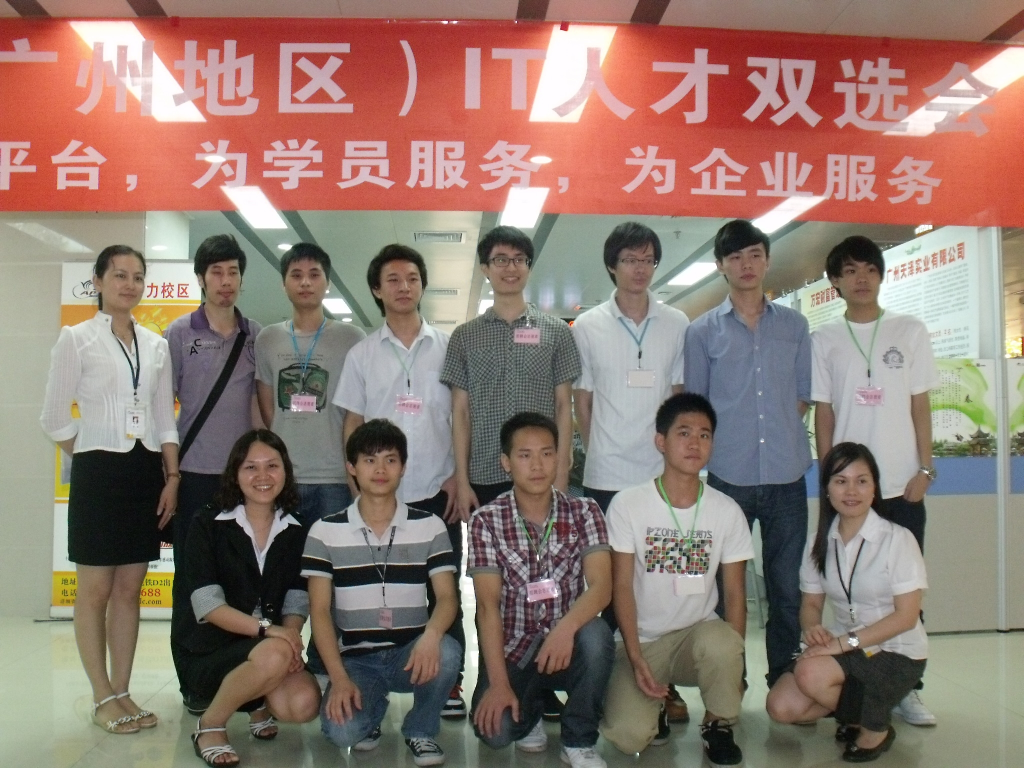
//> input picture 20131105808邢彦青/3.JPG, 2048 x 1536 px (shown at 1/2 size)
$ ./20131105808邢彦青   (built with g++ and OpenCV 4)
//> lines starting //> are read from the running program, lines starting //| are printed output that depends on the picture; after the words box and inside, x2 and y2 are one past the last pixel; in counts of white or black regions, pixels touching at a corner belong together
#include <opencv2\core\core.hpp>
#include <opencv2\imgproc\imgproc.hpp>
#include <opencv2\highgui\highgui.hpp>
#include <opencv2/objdetect/objdetect.hpp>
#include <iostream>
using namespace cv;

void detectAndDisplay(Mat picture);
String pCascadeFrontal = "haarcascade_frontalface_alt.xml";
CascadeClassifier face_cascade;
string window_name = "吃可爱长大的姑娘！";

int main(void)
{
	if (!face_cascade.load(pCascadeFrontal))
	{
		printf("--(!)Error loading\n");
		return -1;
	};
	IplImage* img = cvLoadImage("3.jpg", CV_LOAD_IMAGE_COLOR);
//> img is the input picture: 1536 rows x 2048 cols, CV_8UC3; mean B, G, R 112.2, 121.8, 144.1
	Mat picture(img);
	if (!picture.empty())
	{
		detectAndDisplay(picture);
	}
	else
	{
		printf("--(!)Error!\n");
	}
	waitKey(0);
	cvDestroyWindow(window_name.c_str());
	cvReleaseImage(&img);
	return 0;
}
void detectAndDisplay(Mat picture)
{
	std::vector<Rect> faces;
	Mat picture_gray;
	cvtColor(picture, picture_gray, CV_BGR2GRAY);
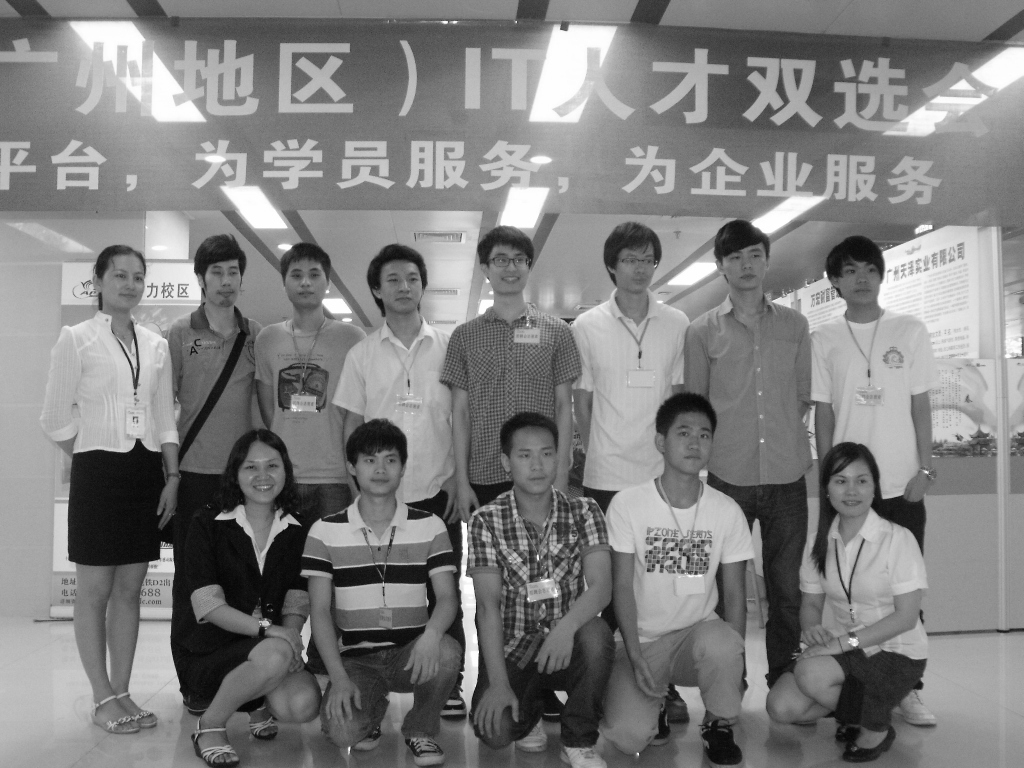
//> picture_gray: 1536 rows x 2048 cols, CV_8UC1 (shown at 1/2 size); min 0, max 255, mean 127.4
	double t = (double)cvGetTickCount();
	face_cascade.detectMultiScale(picture_gray, faces, 1.1, 2, 0 | CV_HAAR_SCALE_IMAGE, Size(100, 100));
//> faces = 13 Rects (x, y, width, height), first 8: [966, 477, 109, 109], [1439, 475, 104, 104], [1225, 482, 104, 104], [1668, 502, 106, 106], [395, 503, 109, 109], [556, 507, 110, 110], [202, 510, 109, 109], [749, 514, 116, 116]
	t = (double)cvGetTickCount() - t;
	printf("%g ms\n", t / ((double)cvGetTickFrequency()*1000.0));
	for (size_t i = 0; i < faces.size(); i++)
	{
		Point center(faces[i].x + faces[i].width / 2, faces[i].y + faces[i].height / 2);
		printf("Found a face at (%d, %d)\n", center.x, center.y);
		ellipse(picture, center, Size(faces[i].width / 2, faces[i].height / 2), 0, 0, 360, Scalar(0, 225, 255),5, 2, 0);
	}
//> this loop made 13 passes
//> center on passes 1 to 12: Point(1020, 531), Point(1491, 527), Point(1277, 534), Point(1721, 555), Point(449, 557), Point(611, 562), Point(256, 564), Point(807, 572), Point(1385, 881), Point(1072, 922), Point(761, 935), Point(523, 948)
//| Found a face at (1020, 531)
//| Found a face at (1491, 527)
//| Found a face at (1277, 534)
//| Found a face at (1721, 555)
//| Found a face at (449, 557)
//| Found a face at (611, 562)
//| Found a face at (256, 564)
//| Found a face at (807, 572)
//> (output is shown up to pass 8 of 13)
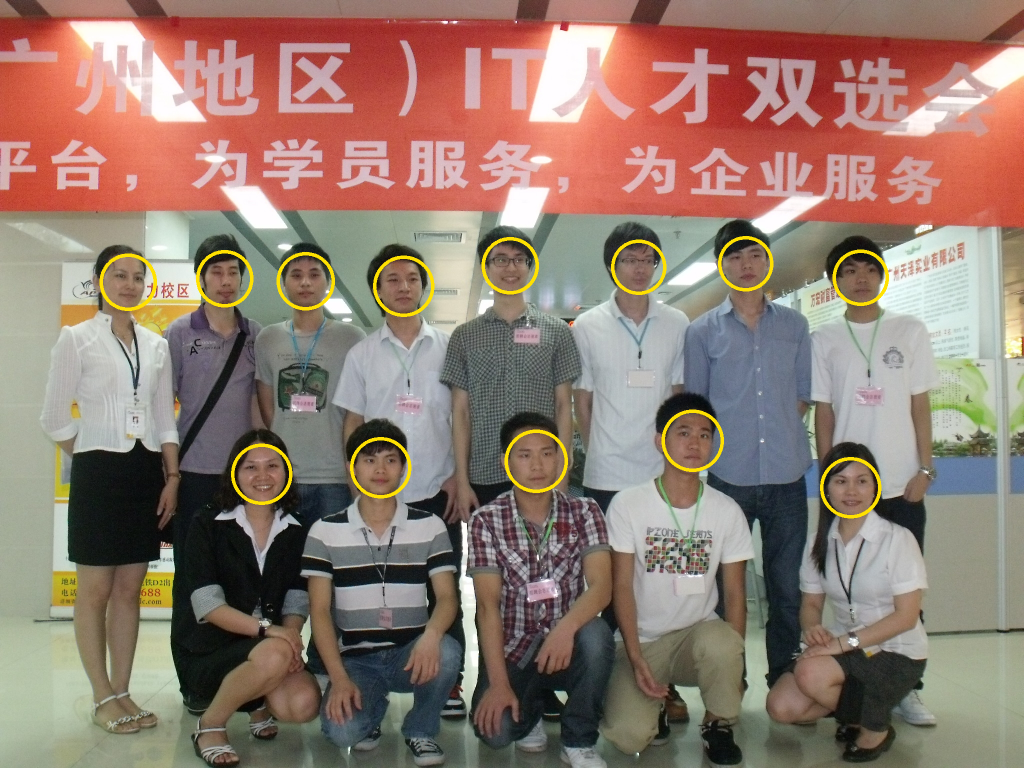
//> picture: 1536 rows x 2048 cols, CV_8UC3 (shown at 1/2 size); 1.01% of pixels changed, all inside (x1, y1, x2, y2) = (199, 472, 1778, 1037)
	resize(picture,picture,Size(650,500),0,0,CV_INTER_LINEAR);
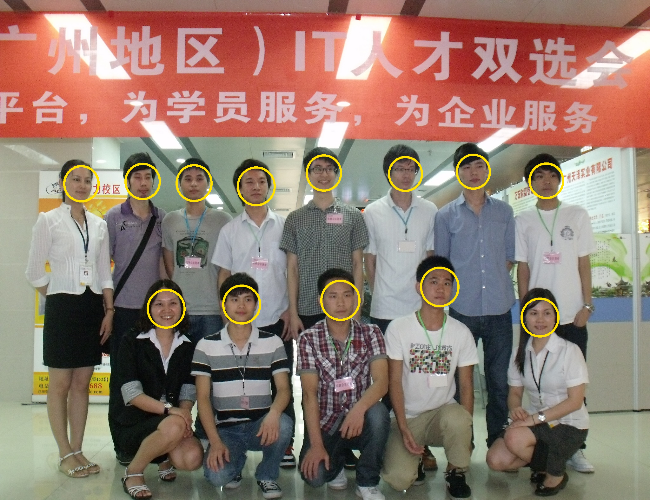
//> picture: 500 rows x 650 cols, CV_8UC3; mean B, G, R 111.4, 123.1, 145.6
	imshow(window_name,picture);
}
